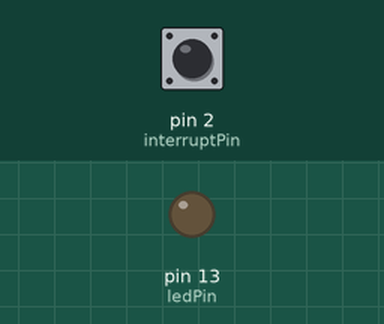
Bench run of a program on a simulated Arduino Uno, built with avr-gcc and run on an emulated ATmega328P. Parts: output pins drawn as LEDs (lit = HIGH). The inputs (shaded band) are chosen by the test bench; at power-on: pin 2 (interruptPin) HIGH.

Above: at 1.2 s.
1.3 s: pin 2 (interruptPin) pulled LOW for 0.15 s
At 2.3 s:
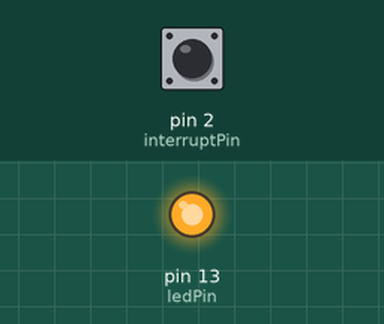
2.9 s: pin 2 (interruptPin) pulled LOW for 1 s
At 4.8 s:
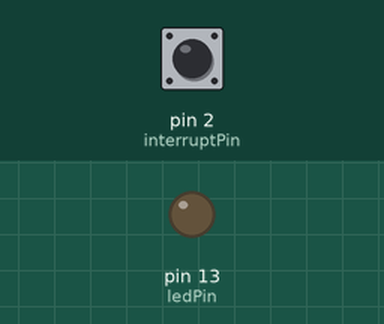
5.4 s: pin 2 (interruptPin) pulled LOW for 3.2 s
At 9.6 s:
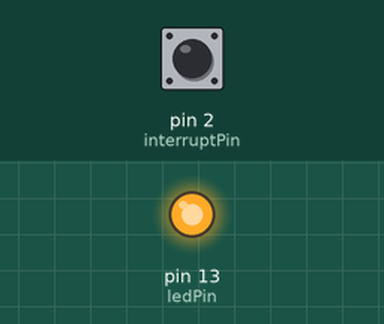
Timing chart, 0 to 11.1 s (numbered marks = the images above; inputs shaded):
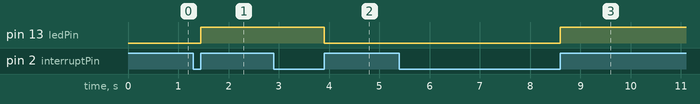

Measured:
- after the input at 1.3 s, pin 13 (ledPin): LOW → HIGH after 0.15 s
- after the input at 2.9 s, pin 13 (ledPin): HIGH → LOW after 1.0 s
- after the input at 5.4 s, pin 13 (ledPin): LOW → HIGH after 3.2 s

The program:

main.cpp
```cpp
#include <Arduino.h>

const byte ledPin = 13;
const byte interruptPin = 2;
volatile byte state = LOW;

void blink(); // function prototype

void setup()
{
  pinMode(ledPin, OUTPUT);
  pinMode(interruptPin, INPUT_PULLUP);
  attachInterrupt(digitalPinToInterrupt(interruptPin), blink, RISING);
}

void loop()
{
  digitalWrite(ledPin, state);
}

void blink()
{
  // note that, this debouncing code may have unexpected behavior
  // for interrupt CHANGE and FALLING mode
  static unsigned long last_interrupt_time = 0;
  unsigned long interrupt_time = millis();
  // If interrupts come faster than 200ms, assume it's a bounce and ignore
  if (interrupt_time - last_interrupt_time > 200)
  {
    state = !state;
  }
  last_interrupt_time = interrupt_time;
}
```
